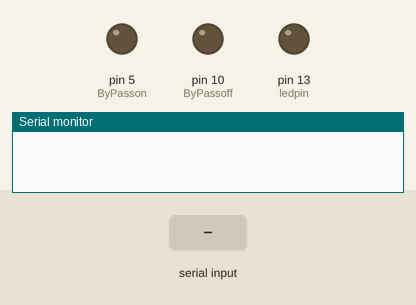
Recording of a sketch running on a simulated Arduino Uno, built with avr-gcc and run on an emulated ATmega328P. Parts: output pins drawn as LEDs (lit = HIGH), the last lines printed to the serial monitor. The test bench sets the inputs (shaded band).

Above: at 1.2 s.
1.3 s: "on\n" received over Serial
At 1.8 s:
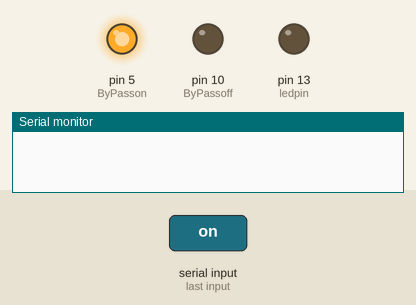
At 6.8 s:
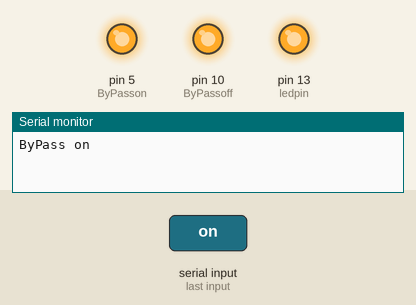
Timing chart, 0 to 8.3 s (numbered marks = the images above; inputs shaded):
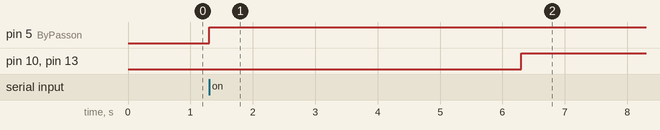

Measured:
- after the input at 1.3 s, pin 5 (ByPasson): LOW → HIGH at once; pin 10 (ByPassoff), pin 13 (ledpin): LOW → HIGH after 5.0 s

The sketch:

ByPass.ino
```cpp
String incomingByte ;

const int ByPasson =  5;
const int ByPassoff =  10;
const int ledpin =  13;

void setup() {

  Serial.begin(9600);

  pinMode(ByPasson, OUTPUT);

  pinMode(ByPassoff, OUTPUT);

  pinMode(ledpin, OUTPUT);

}
void loop() {

  if (Serial.available() > 0) {

  incomingByte = Serial.readStringUntil('\n');

    if (incomingByte == "on") {

      digitalWrite(ByPasson, HIGH);

      delay(5000);

      digitalWrite(ByPassoff, HIGH);

      digitalWrite(ledpin, HIGH);

      Serial.write("ByPass on");

    }

    else if (incomingByte == "off") {

      digitalWrite(ByPassoff, LOW);

      delay(5000);

      digitalWrite(ByPasson, LOW);

      digitalWrite(ledpin, LOW);

      Serial.write("ByPass off");

    }


  }

}
```
